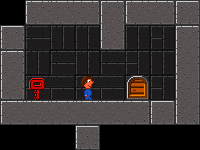

A level layout from a 2D game, rendered from its tile map. Below: a short description, then the map file with its tile-grid data intact:
An orthogonal 8x6 tile map with 25x25 px tiles, 3 tile layers (bkg, blocks, entities), 3 tilesets.

<map version="1.0" orientation="orthogonal" width="8" height="6" tilewidth="25" tileheight="25">
 <tileset firstgid="1" source="blocks.tsx" />
 <tileset firstgid="33" source="entities.tsx" />
 <tileset firstgid="49" source="bkg.tsx" />
 <layer name="bkg" width="8" height="6">
  <data>
   <tile gid="0" />
   <tile gid="0" />
   <tile gid="0" />
   <tile gid="0" />
   <tile gid="0" />
   <tile gid="0" />
   <tile gid="0" />
   <tile gid="0" />
   <tile gid="0" />
   <tile gid="49" />
   <tile gid="51" />
   <tile gid="51" />
   <tile gid="57" />
   <tile gid="51" />
   <tile gid="59" />
   <tile gid="0" />
   <tile gid="0" />
   <tile gid="51" />
   <tile gid="57" />
   <tile gid="51" />
   <tile gid="57" />
   <tile gid="59" />
   <tile gid="51" />
   <tile gid="0" />
   <tile gid="0" />
   <tile gid="49" />
   <tile gid="50" />
   <tile gid="49" />
   <tile gid="50" />
   <tile gid="58" />
   <tile gid="59" />
   <tile gid="0" />
   <tile gid="0" />
   <tile gid="0" />
   <tile gid="0" />
   <tile gid="0" />
   <tile gid="0" />
   <tile gid="0" />
   <tile gid="0" />
   <tile gid="0" />
   <tile gid="0" />
   <tile gid="0" />
   <tile gid="0" />
   <tile gid="0" />
   <tile gid="0" />
   <tile gid="0" />
   <tile gid="0" />
   <tile gid="0" />
  </data>
 </layer>
 <layer name="blocks" width="8" height="6">
  <data>
   <tile gid="0" />
   <tile gid="3" />
   <tile gid="19" />
   <tile gid="4" />
   <tile gid="5" />
   <tile gid="3" />
   <tile gid="4" />
   <tile gid="1" />
   <tile gid="1" />
   <tile gid="0" />
   <tile gid="0" />
   <tile gid="0" />
   <tile gid="21" />
   <tile gid="0" />
   <tile gid="0" />
   <tile gid="5" />
   <tile gid="5" />
   <tile gid="0" />
   <tile gid="0" />
   <tile gid="0" />
   <tile gid="0" />
   <tile gid="0" />
   <tile gid="0" />
   <tile gid="20" />
   <tile gid="21" />
   <tile gid="22" />
   <tile gid="0" />
   <tile gid="0" />
   <tile gid="0" />
   <tile gid="6" />
   <tile gid="0" />
   <tile gid="20" />
   <tile gid="3" />
   <tile gid="19" />
   <tile gid="19" />
   <tile gid="19" />
   <tile gid="19" />
   <tile gid="4" />
   <tile gid="1" />
   <tile gid="21" />
   <tile gid="0" />
   <tile gid="0" />
   <tile gid="0" />
   <tile gid="1" />
   <tile gid="0" />
   <tile gid="0" />
   <tile gid="0" />
   <tile gid="0" />
  </data>
 </layer>
 <layer name="entities" width="8" height="6">
  <data>
   <tile gid="0" />
   <tile gid="0" />
   <tile gid="0" />
   <tile gid="0" />
   <tile gid="0" />
   <tile gid="0" />
   <tile gid="0" />
   <tile gid="0" />
   <tile gid="0" />
   <tile gid="0" />
   <tile gid="0" />
   <tile gid="0" />
   <tile gid="0" />
   <tile gid="0" />
   <tile gid="0" />
   <tile gid="0" />
   <tile gid="0" />
   <tile gid="0" />
   <tile gid="0" />
   <tile gid="0" />
   <tile gid="0" />
   <tile gid="0" />
   <tile gid="0" />
   <tile gid="0" />
   <tile gid="0" />
   <tile gid="0" />
   <tile gid="0" />
   <tile gid="33" />
   <tile gid="0" />
   <tile gid="0" />
   <tile gid="0" />
   <tile gid="0" />
   <tile gid="0" />
   <tile gid="0" />
   <tile gid="0" />
   <tile gid="0" />
   <tile gid="0" />
   <tile gid="0" />
   <tile gid="0" />
   <tile gid="0" />
   <tile gid="0" />
   <tile gid="0" />
   <tile gid="0" />
   <tile gid="0" />
   <tile gid="0" />
   <tile gid="0" />
   <tile gid="0" />
   <tile gid="0" />
  </data>
 </layer>
</map>
